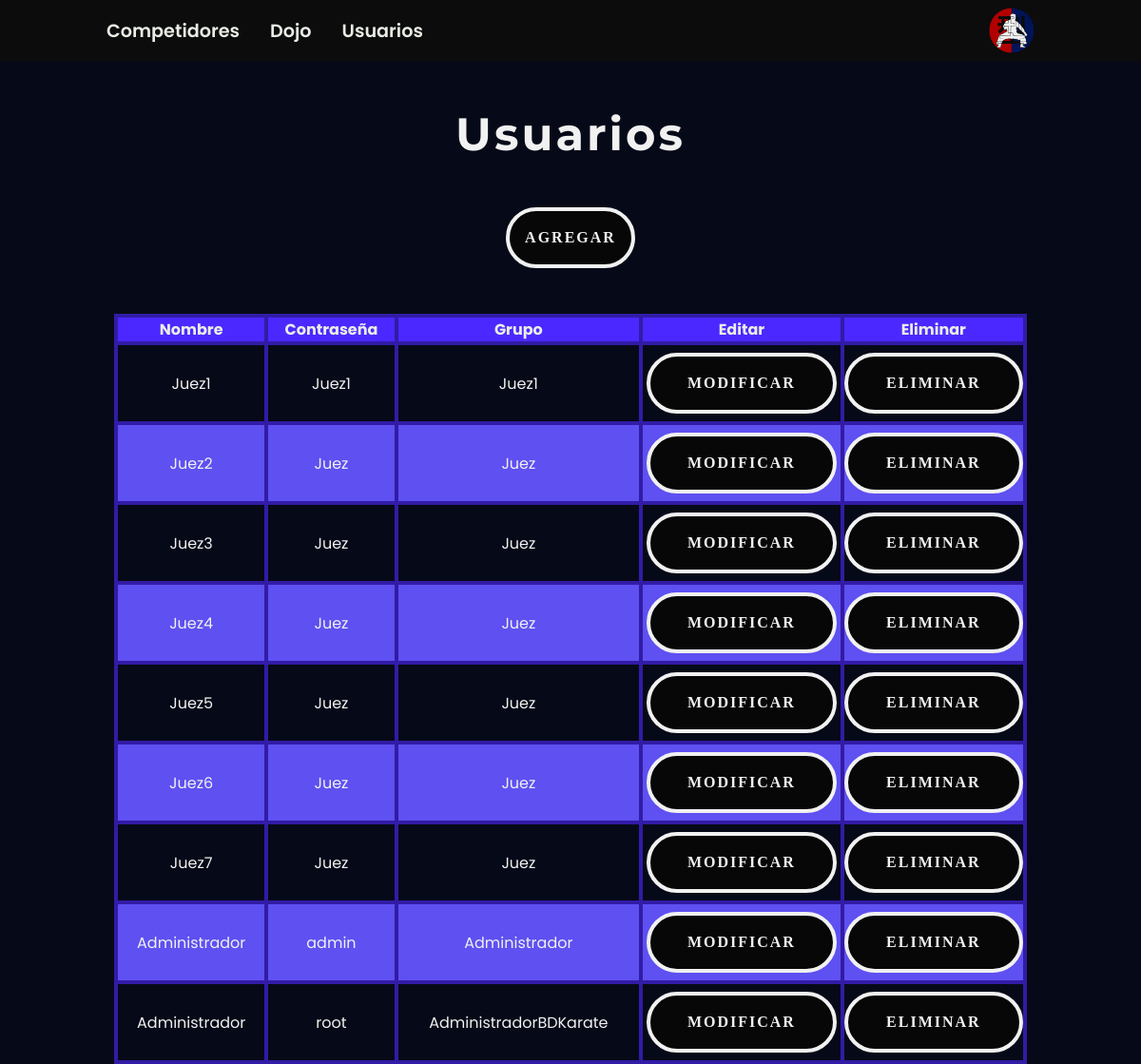
The page /index.php?c=usuarios&a=index on the database its author committed.
### tables this page shows
CREATE TABLE `usuario` (
  `idUsuario` int(11) NOT NULL,
  `nombre` enum('Juez1','Juez2','Juez3','Juez4','Juez5','Juez6','Juez7','Administrador','AdministradorBDKarate') NOT NULL,
  `contraseña` varchar(30) NOT NULL,
  `grupoUsuario` enum('Juez','Administrador','AdministradorBDKarate','Juez1') NOT NULL
);

### controllers/Usuarios.php (called while the page is built, shortened)
<?php
class UsuariosController
{
    public function __construct()
    {
        require_once "models/usuariosModel.php";
    }
      public function index(){
			$usuarios = new Usuarios_model();
			$data["titulo"] = "Usuarios";
			$data["usuarios"] = $usuarios->get_usuarios();
			require_once "views/usuarios/usuario.php";
		}
    }
?>

### config/database.php (called while the page is built)
<?php
	class Conectar {
		public static function conexion(){
			$conexion = new mysqli("127.0.0.1", "root", "", "testingdummies");
			return $conexion;
		}
	}

### models/usuariosModel.php (called while the page is built, shortened)
<?php
class Usuarios_model
{
    private $db;
    private $usuarios;
    public function __construct(){
        $this->db = Conectar::conexion();
        $this->usuarios = array();
    }
    public function get_usuarios()	{
        $sql = "SELECT * FROM usuario";
        $resultado = $this->db->query($sql);
        while($row = $resultado->fetch_assoc())
        {
         $this->usuarios[] = $row;
        }
        return $this->usuarios;
    }
}

### views/usuarios/usuario.php (the view, shortened to what this page needs)
<!DOCTYPE html>
<html lang="es">
	<head>
		<link rel="stylesheet" href="../../assets/css/styles-competidores-dojos.css">
	</head>
	<body>
	<header class="header">
        <nav>
            <ul class="nav_menu">
                <li> <a href="../../index.php?c=competidores&a=index" class="btn btn-primary">Competidores</a></li>
                <li> <a href="../../index.php?c=dojo&a=index" class="btn btn-primary">Dojo</a></li>
                <li> <a href="../../index.php?c=usuarios&a=index" class="btn btn-primary">Usuarios</a></li>
            </ul>
        </nav>
        <figure class="container_logo">
			<a href="../../index.php?c=usuarios&a=inicio">
            <img src="../../assets/img/logo.svg" class="logo"alt="Logo de la aplicacion web de Testing Dummmies">
			</a>
		</figure>
    </header>
		<section class="container">
			<h1><?php echo $data["titulo"]; ?></h1>
			<a href="../../index.php?c=usuarios&a=nuevo" class="btn btn-primary"><span class="text">Agregar</span></a>
			<div class="table-responsive">
				<table class="table" cellspacing=0 cellpadding=5 >
					<thead>
						<tr class="table-primary">
							<th>Nombre</th>
							<th>Contraseña</th>
							<th>Grupo</th>
							<th>Editar</th>
							<th>Eliminar</th>
					<tbody>
						<?php foreach($data["usuarios"] as $dato) {
							echo "<tr>";
							echo "<td>".$dato["nombre"]."</td>";
							echo "<td>".$dato["contraseña"]."</td>";
							echo "<td>".$dato["grupoUsuario"]."</td>";
							echo "<td><a href='../../index.php?c=usuarios&a=modificar&id=".$dato["idUsuario"]."' class='btn'>
    						<span class='text'>Modificar</span>
  							</a></td>"
							;
							echo "<td><a href='../../index.php?c=usuarios&a=eliminar&id=".$dato["idUsuario"]."' class='btn'>
    						<span class='text'>Eliminar</span>
  							</a></td>";
							echo "</tr>";
						}
						?>
					</tbody>
				</table>
			</div>
		</section>
	</body>
</html>

### index.php (shortened to what this page needs)
<?php
	require_once "core/routes.php";
	require_once "config/database.php";
	require_once "controllers/Usuarios.php";
	if(isset($_GET['c'])){
		$controlador = cargarControlador($_GET['c']);
		if(isset($_GET['a'])){
			if(isset($_GET['id'])){
				cargarAccion($controlador, $_GET['a'], $_GET['id']);
				} else {
				cargarAccion($controlador, $_GET['a']);
			}
			} else {
			cargarAccion($controlador, ACCION_PRINCIPAL);
		}
		} else {
		$controlador = cargarControlador(CONTROLADOR_PRINCIPAL);
		$accionTmp = ACCION_PRINCIPAL;
		$controlador->$accionTmp();
	}
?>

### core/routes.php (shortened to what this page needs)
<?php
	function cargarAccion($controller, $accion, $id = null){
		if(isset($accion) && method_exists($controller, $accion)){
			if($id == null){
				$controller->$accion();
				} else {
				$controller->$accion($id);
			}
			} else {
			$controller->ACCION_PRINCIPAL();
		}
	}
?>

### assets/css/styles-competidores-dojos.css (style rules this page uses)
:root { --dark-color:#070707; --main-bg-color:#121212; --secund-bg-color:#0c0c0c; --blue-main:#001659; --secund-color:#321ba6; --red-main:#b30000; --main-color:#09bc9a; --secund-bg-color-light:#e8ede5; --main-bg-color-light:#f1f1f1; }
* { padding: 0; margin: 0; }
body { width: 100%; height: 100%; display: flex; flex-direction: column; font-family: "Poppins"; align-items: center; overflow-x: hidden; background-color: #070707; }
header { width:100vw; height: 4rem; background-color: #0c0c0c; display: flex; justify-content: space-between; align-items: center; padding:1rem 7rem; box-sizing: border-box; }
nav, ul ,li { display: flex; gap:2rem; }
.container_logo { width: 3rem; height: 3rem; }
.logo { width: 100%; height: 100%; object-fit: cover; }
nav a { text-decoration: none; color: var(--secund-bg-color-light); font-size: 1.2rem; font-weight: 600; position: relative; }
nav a::before { content:""; position:absolute; width: 0%; height: 2.5px; background-color: var(--main-color); top:100%; }
.container { width: 100vw; min-height: 100vh; height: 100%; display: flex; justify-content:baseline; align-items: center; background-color:#00165934; flex-direction: column; padding-top: 3rem; gap:3rem; overflow-x: hidden; }
.container h1 { color: var(--main-bg-color-light); font-family: Montserrat, sans-serif; font-size: 3rem; font-weight: 700; letter-spacing: 3px; }
.table-responsive { width: 80%; height: auto; display: flex; justify-content: center; align-items:center; }
.table { width: 100%; }
table, tr, th, td { border: 2px solid #321ba6; text-align: center; }
td { padding: .5rem 0; }
thead { background-color:#4b28ff; color:var(--secund-bg-color-light); font-size: 1rem; padding:1rem }
tr:nth-child(2n) { background-color:#5e50f1; }
tbody { color:var(--main-bg-color-light); font-size:1rem; }
.container .btn { background-color: var(--dark-color); color: var(--main-bg-color-light); font-family: ""; font-weight: 900; line-height: 1.5; border-radius: 3rem; padding:1rem; font-size: 1rem; border: 4px solid var(--main-bg-color-light); text-decoration: none; letter-spacing: 2px; overflow: hidden; position: relative; z-index: 0; display: flex; flex-direction: column; justify-content: center; align-items: center; margin:auto; max-width: 10rem; max-height: 2rem; text-transform: uppercase; }
.container .btn::before { content: ""; background-color: var(--main-bg-color-light); width: 100%; height: 100%; position: absolute; top: -100%; border-radius: 0 0 100% 100%; }
.container .btn .text { position: relative; z-index: 2; }

### rows shown on the page
usuario: nombre "Juez1", contraseña "Juez1", grupoUsuario "Juez1"
usuario: nombre "Juez2", contraseña "Juez", grupoUsuario "Juez"
usuario: nombre "Juez3", contraseña "Juez", grupoUsuario "Juez"
usuario: nombre "Juez4", contraseña "Juez", grupoUsuario "Juez"
usuario: nombre "Juez5", contraseña "Juez", grupoUsuario "Juez"
usuario: nombre "Juez6", contraseña "Juez", grupoUsuario "Juez"
usuario: nombre "Juez7", contraseña "Juez", grupoUsuario "Juez"
usuario: nombre "Administrador", contraseña "admin", grupoUsuario "Administrador"
usuario: nombre "Administrador", contraseña "root", grupoUsuario "AdministradorBDKarate"

### other values the page prints
$data["titulo"] "Usuarios"
